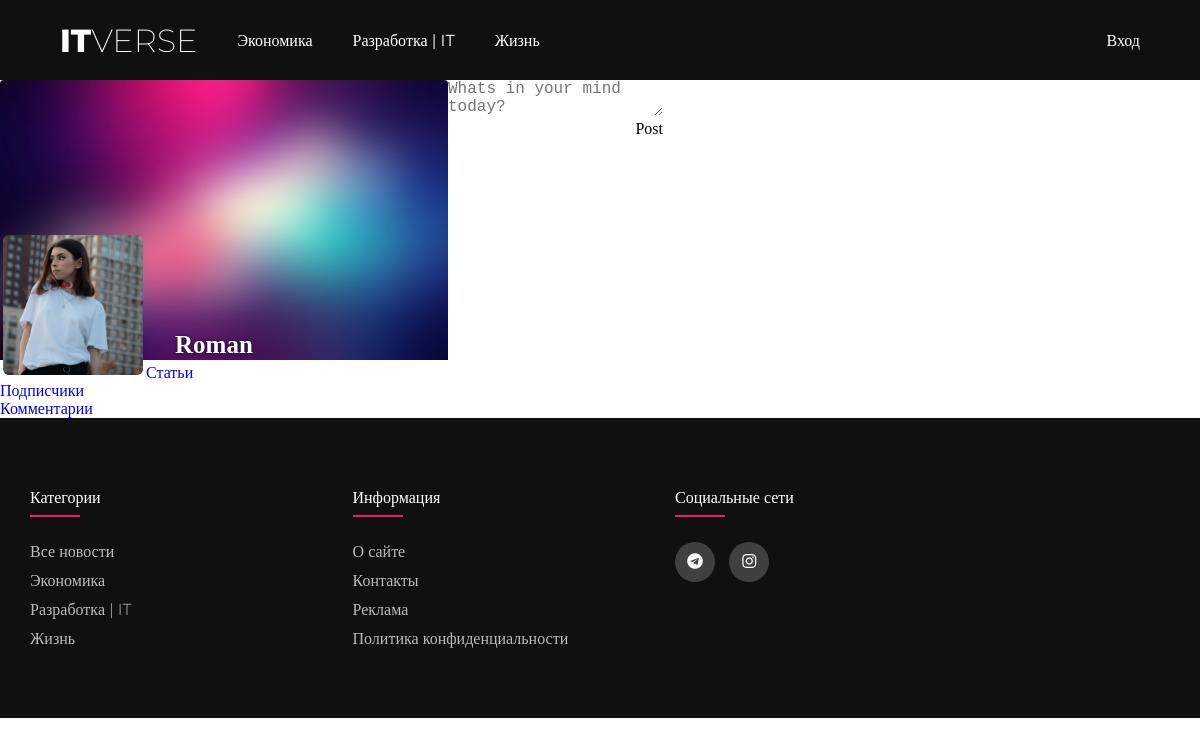
Screenshot of /page/roman/ with the database file from the repository.
### mainapp/models.py (models this page shows, shortened)
class MyUser(AbstractUser):
   id = models.AutoField(primary_key=True)
   userslug = models.SlugField(max_length=150, unique=True, db_index=True, verbose_name='UserSlug')
   userpic = models.ImageField(upload_to=user_directory_path, blank=True, verbose_name='Аватар', default='baseuserpic.jpg' )
   theme = models.ImageField(upload_to=user_directory_path, blank=True, verbose_name='Фон')
   description = models.CharField(max_length=150, blank=True, verbose_name='Пару слов о себе')

### mainapp/views.py (the view)
# urls.py: path('page/<slug:username>/', userpage.as_view(), name='user-page'),
class userpage(DetailView):
    model = MyUser
    template_name = 'mainapp/p.html'
    slug_url_kwarg = 'username'
    slug_field = 'userslug'
    def get_context_data(self, *, object_list=None, **kwargs):
        context = super().get_context_data(**kwargs)    #получаем сформированный контекст
        user = get_object_or_404(MyUser, userslug=self.kwargs['username'])
        context['thisuser'] = user
        context['title'] = 'ITVERSE — ' + user.first_name
        return context

### mainapp/templates/mainapp/p.html (shortened to what this page needs)
{% extends 'mainapp/base.html' %}
{% load static %}
{% block content %}
<div class="container bootstrap snippets bootdey">
    <div class="row">
        <div class="panel">
            <div class="cover-photo">
                <div class="fb-timeline-img">
                    {% if thisuser.theme %}
                    <img src="{{ thisuser.theme.url }}" alt="user-page-background">
                    {% endif %}
                </div>
                <div class="fb-name">
                    <h2><a href="#">{{thisuser.first_name}}</a></h2>
                </div>
            </div>
            <div class="panel-body">
                <div class="profile-thumb">
                    {% if thisuser.userpic %}
                    <img src="{{ thisuser.userpic.url }}" alt="userpic">
                    {% endif %}
                </div>
                <ul class="nav nav-pills">
                    <li class="nav-item">
                      <a class="nav-link active" aria-current="page" href="#">Статьи</a>
                    </li>
                    <li class="nav-item">
                      <a class="nav-link" href="#">Подписчики</a>
                    </li>
                    <li class="nav-item">
                      <a class="nav-link" href="#">Комментарии</a>
                    </li>
                </ul>
            </div>
        </div>
        <div class="panel profile-info">
            <form>
                <textarea class="form-control input-lg p-text-area" rows="2" placeholder="Whats in your mind today?"></textarea>
            </form>
            <footer class="panel-footer">
                <ul class="nav nav-pills">
                    <li type="button" class="btn btn-info pull-right">Post</li>
                </ul>
            </footer>
        </div>
    </div>
</div>
{% endblock %}

### mainapp/static/mainapp/css/style.css (style rules this page uses)
* { margin: 0px; padding: 0px; text-decoration: none; list-style: none; }
.row { display: flex; flex-wrap: wrap; }
ul { list-style: none; }
.row .panel { padding-left: 0; padding-right: 0; }
.panel-body { background: #fff; }
.cover-photo { position: relative; }
.fb-timeline-img img { width: 100%; height: auto; max-height: 280px; border-radius: 4px 4px 0 0; -webkit-border-radius: 4px 4px 0 0; }
.profile-thumb img { object-fit: cover; width: 140px; height: 140px; overflow: hidden; z-index: 10; margin-top: -8.75rem; padding: 0.1875rem; -webkit-border-radius: 9px; border-radius: 9px; }
.profile-thumb { float: left; position: relative; }
.p-text-area, .p-text-area:focus { border: none; font-weight: 300; box-shadow: none; color: #c3c3c3; font-size: 16px; }
.fb-name { bottom: 5px; left: 175px; position: absolute; }
.fb-name h2 a { color: #FFFFFF; text-shadow: 0 0 3px rgba(0, 0, 0, 0.8); font-size: 25px; }

### rows the page displays
MyUser: theme (picture), first_name "Roman", userpic (picture)
